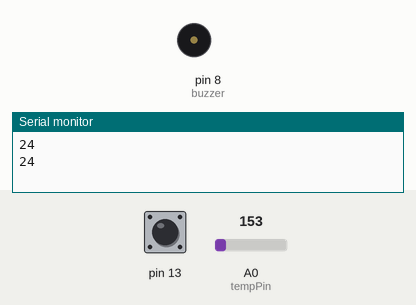
Simulated run of this sketch. Board: Arduino Uno, built with avr-gcc and run on an emulated ATmega328P. On the bench: buzzer (waves = sounding), the last lines printed to the serial monitor. The inputs (shaded band) are chosen by the test bench; at power-on: pin 13 HIGH, A0 (tempPin) = 153.

Above: at 1.5 s.
1.6 s: pin 13 pulled LOW for 0.85 s
At 11.2 s:
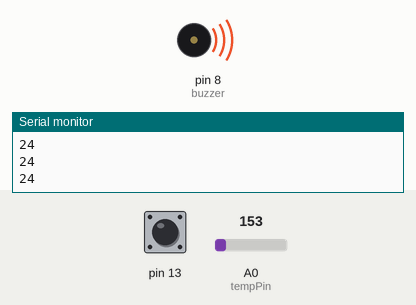
Timing chart, 0 to 11.7 s (numbered marks = the images above; inputs shaded):
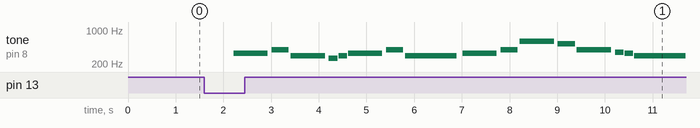

Measured:
- after the input at 1.6 s, tone on pin 8 (buzzer): plays 330 Hz for 0.72 s, 392 Hz for 0.36 s, 294 Hz for 0.72 s, 262 Hz for 0.18 s, 294 Hz for 0.18 s, 330 Hz for 0.72 s … (16 notes in this stretch), starting after 0.61 s

The sketch:

MIT_MS3173_final_project.ino
```cpp
#include <CapacitiveSensor.h>
CapacitiveSensor sensor = CapacitiveSensor(12,13);
const int tempPin = A0;
int delay_time=100;
int touch_threshold=400; // change this based on capacitance readings
int temp_threshold=200; // change this based on temperature readings
int gamma=0.1;
int At=0;
int At_minus_one=0;
int Tt=0;
int Tt_minus_one=0;
#define REST      0
#define NOTE_B0  31
#define NOTE_C1  33
#define NOTE_CS1 35
#define NOTE_D1  37
#define NOTE_DS1 39
#define NOTE_E1  41
#define NOTE_F1  44
#define NOTE_FS1 46
#define NOTE_G1  49
#define NOTE_GS1 52
#define NOTE_A1  55
#define NOTE_AS1 58
#define NOTE_B1  62
#define NOTE_C2  65
#define NOTE_CS2 69
#define NOTE_D2  73
#define NOTE_DS2 78
#define NOTE_E2  82
#define NOTE_F2  87
#define NOTE_FS2 93
#define NOTE_G2  98
#define NOTE_GS2 104
#define NOTE_A2  110
#define NOTE_AS2 117
#define NOTE_B2  123
#define NOTE_C3  131
#define NOTE_CS3 139
#define NOTE_D3  147
#define NOTE_DS3 156
#define NOTE_E3  165
#define NOTE_F3  175
#define NOTE_FS3 185
#define NOTE_G3  196
#define NOTE_GS3 208
#define NOTE_A3  220
#define NOTE_AS3 233
#define NOTE_B3  247
#define NOTE_C4  262
#define NOTE_CS4 277
#define NOTE_D4  294
#define NOTE_DS4 311
#define NOTE_E4  330
#define NOTE_F4  349
#define NOTE_FS4 370
#define NOTE_G4  392
#define NOTE_GS4 415
#define NOTE_A4  440
#define NOTE_AS4 466
#define NOTE_B4  494
#define NOTE_C5  523
#define NOTE_CS5 554
#define NOTE_D5  587
#define NOTE_DS5 622
#define NOTE_E5  659
#define NOTE_F5  698
#define NOTE_FS5 740
#define NOTE_G5  784
#define NOTE_GS5 831
#define NOTE_A5  880
#define NOTE_AS5 932
#define NOTE_B5  988
#define NOTE_C6  1047
#define NOTE_CS6 1109
#define NOTE_D6  1175
#define NOTE_DS6 1245
#define NOTE_E6  1319
#define NOTE_F6  1397
#define NOTE_FS6 1480
#define NOTE_G6  1568
#define NOTE_GS6 1661
#define NOTE_A6  1760
#define NOTE_AS6 1865
#define NOTE_B6  1976
#define NOTE_C7  2093
#define NOTE_CS7 2217
#define NOTE_D7  2349
#define NOTE_DS7 2489
#define NOTE_E7  2637
#define NOTE_F7  2794
#define NOTE_FS7 2960
#define NOTE_G7  3136
#define NOTE_GS7 3322
#define NOTE_A7  3520
#define NOTE_AS7 3729
#define NOTE_B7  3951
#define NOTE_C8  4186
#define NOTE_CS8 4435
#define NOTE_D8  4699
#define NOTE_DS8 4978

void setup() {
  sensor.set_CS_AutocaL_Millis(0xFFFFFFFF);
  Serial.begin(9600);
  }

void loop() {
  int tempVal = analogRead(tempPin);
  float voltage = (tempVal/1024.0) * 5.0;
  float temp = (voltage - .5) * 100;
  //Serial.println(temp);

  long capVal=sensor.capacitiveSensor(30); // measurement
  At=gamma*At_minus_one+(1-gamma)*capVal; // exponential moving average to decrease noise
  int average_cap=At;
  //Serial.println(average_cap);
  delay(delay_time); // set to 100 ms
  if(average_cap > touch_threshold){
      // change this to make the song slower or faster
    int tempo = 150;

    // change this to whichever pin you want to use
    int buzzer = 8;

    // notes of the moledy followed by the duration.
    // a 4 means a quarter note, 8 an eighteenth , 16 sixteenth, so on
    // !!negative numbers are used to represent dotted notes,
    // so -4 means a dotted quarter note, that is, a quarter plus an eighteenth!!
    int melody[] = {

      // Zelda's Lullaby - The Legend of Zelda Ocarina of Time.
      // Score available at https://musescore.com/user/12754451/scores/2762776

      NOTE_E4,2, NOTE_G4,4,
      NOTE_D4,2, NOTE_C4,8, NOTE_D4,8,
      NOTE_E4,2, NOTE_G4,4,
      NOTE_D4,-2,
      NOTE_E4,2, NOTE_G4,4,
      NOTE_D5,2, NOTE_C5,4,
      NOTE_G4,2, NOTE_F4,8, NOTE_E4,8,
      NOTE_D4,-2,
//      NOTE_E4,2, NOTE_G4,4,
//      NOTE_D4,2, NOTE_C4,8, NOTE_D4,8,
//      NOTE_E4,2, NOTE_G4,4,
//      NOTE_D4,-2,
//      NOTE_E4,2, NOTE_G4,4,

    };

    // sizeof gives the number of bytes, each int value is composed of two bytes (16 bits)
    // there are two values per note (pitch and duration), so for each note there are four bytes
    int notes = sizeof(melody) / sizeof(melody[0]) / 2;

    // this calculates the duration of a whole note in ms
    int wholenote = (60000 * 4) / tempo;

    int divider = 0, noteDuration = 0;


      // iterate over the notes of the melody.
      // Remember, the array is twice the number of notes (notes + durations)
      for (int thisNote = 0; thisNote < notes * 2; thisNote = thisNote + 2) {

        // calculates the duration of each note
        divider = melody[thisNote + 1];
        if (divider > 0) {
          // regular note, just proceed
          noteDuration = (wholenote) / divider;
        } else if (divider < 0) {
          // dotted notes are represented with negative durations!!
          noteDuration = (wholenote) / abs(divider);
          noteDuration *= 1.5; // increases the duration in half for dotted notes
        }

        // we only play the note for 90% of the duration, leaving 10% as a pause
        tone(buzzer, melody[thisNote], noteDuration*0.9);

        // Wait for the specief duration before playing the next note.
        delay(noteDuration);

        // stop the waveform generation before the next note.
        noTone(buzzer);
      }
  }

  Tt=gamma*Tt_minus_one+(1-gamma)*temp; // exponential moving average to decrease noise
  int avg_temp=Tt;
  Serial.println(avg_temp);
  delay(delay_time); // set to 100 ms
  if(avg_temp > temp_threshold){ // change this based on readings
    //tone(8, notes[0]);
    //tone(8, notes[2]);
    // change this to make the song slower or faster
    int tempo = 200;

    // change this to whichever pin you want to use
    int buzzer = 8;

    // notes of the moledy followed by the duration.
    // a 4 means a quarter note, 8 an eighteenth , 16 sixteenth, so on
    // !!negative numbers are used to represent dotted notes,
    // so -4 means a dotted quarter note, that is, a quarter plus an eighteenth!!
    int melody[] = {

      // Super Mario Bros theme
      // Score available at https://musescore.com/user/2123/scores/2145
      // Theme by Koji Kondo


      NOTE_E5,8, NOTE_E5,8, REST,8, NOTE_E5,8, REST,8, NOTE_C5,8, NOTE_E5,8, //1
      NOTE_G5,4, REST,4, NOTE_G4,8, REST,4,
      NOTE_C5,-4, NOTE_G4,8, REST,4, NOTE_E4,-4, // 3
      NOTE_A4,4, NOTE_B4,4, NOTE_AS4,8, NOTE_A4,4,
      NOTE_G4,-8, NOTE_E5,-8, NOTE_G5,-8, NOTE_A5,4, NOTE_F5,8, NOTE_G5,8,
      REST,8, NOTE_E5,4,NOTE_C5,8, NOTE_D5,8, NOTE_B4,-4,
//      NOTE_C5,-4, NOTE_G4,8, REST,4, NOTE_E4,-4, // repeats from 3
//      NOTE_A4,4, NOTE_B4,4, NOTE_AS4,8, NOTE_A4,4,
//      NOTE_G4,-8, NOTE_E5,-8, NOTE_G5,-8, NOTE_A5,4, NOTE_F5,8, NOTE_G5,8,
//      REST,8, NOTE_E5,4,NOTE_C5,8, NOTE_D5,8, NOTE_B4,-4,
      //game over sound
      NOTE_C5,-4, NOTE_G4,-4, NOTE_E4,4, //45
      NOTE_A4,-8, NOTE_B4,-8, NOTE_A4,-8, NOTE_GS4,-8, NOTE_AS4,-8, NOTE_GS4,-8,
      NOTE_G4,8, NOTE_D4,8, NOTE_E4,-2,

    };

    // sizeof gives the number of bytes, each int value is composed of two bytes (16 bits)
    // there are two values per note (pitch and duration), so for each note there are four bytes
    int notes = sizeof(melody) / sizeof(melody[0]) / 2;

    // this calculates the duration of a whole note in ms
    int wholenote = (60000 * 4) / tempo;

    int divider = 0, noteDuration = 0;
      // iterate over the notes of the melody.
      // Remember, the array is twice the number of notes (notes + durations)
      for (int thisNote = 0; thisNote < notes * 2; thisNote = thisNote + 2) {

        // calculates the duration of each note
        divider = melody[thisNote + 1];
        if (divider > 0) {
          // regular note, just proceed
          noteDuration = (wholenote) / divider;
        } else if (divider < 0) {
          // dotted notes are represented with negative durations!!
          noteDuration = (wholenote) / abs(divider);
          noteDuration *= 1.5; // increases the duration in half for dotted notes
        }

        // we only play the note for 90% of the duration, leaving 10% as a pause
        tone(buzzer, melody[thisNote], noteDuration * 0.9);

        // Wait for the specief duration before playing the next note.
        delay(noteDuration);

        // stop the waveform generation before the next note.
        noTone(buzzer);
      }

    }
  else{
    noTone(8);
    }

  delay(500);
  }
```
